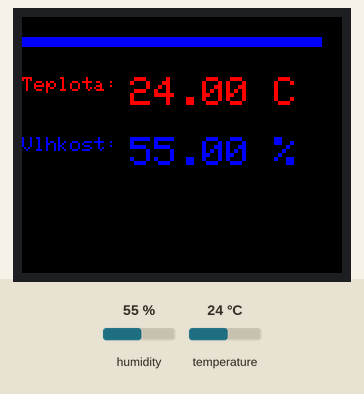
A program run on a simulated ESP8266 (NodeMCU). Shown: 160×128 colour display. The inputs (shaded band) are chosen by the test bench; at power-on: humidity 55 %, temperature 24 °C. What the program prints to the serial monitor is not drawn.

Above: at 5.6 s.
5.7 s: humidity set to 22 %
At 10.7 s:
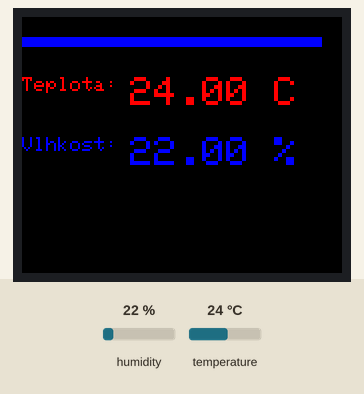
13.1 s: temperature set to 12 °C
At 15.7 s:
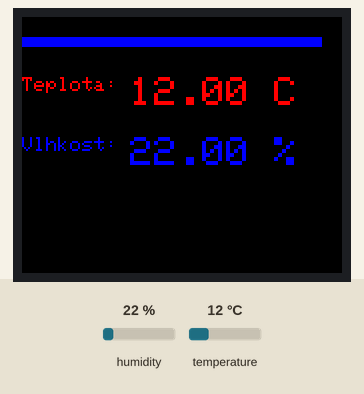
20.5 s: humidity set to 40 %
At 25.8 s:
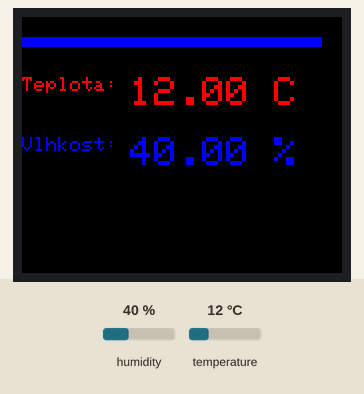
27.9 s: temperature set to 19 °C
At 30.8 s:
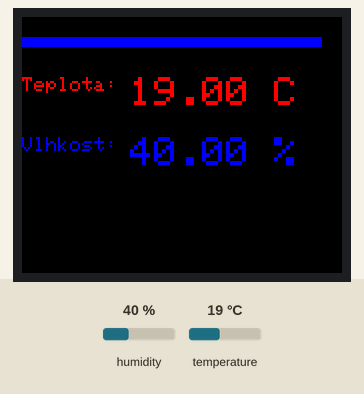
Timing chart, 0 to 32.3 s (numbered marks = the images above; inputs shaded):
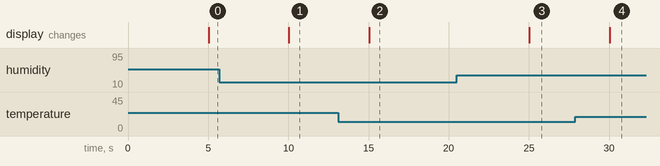

The program:

main.cpp
```cpp
#include <Arduino.h>
#include <Adafruit_GFX.h>    // Core graphics library
#include <Adafruit_ST7735.h> // Hardware-specific library for ST7735
#include <Adafruit_ST7789.h> // Hardware-specific library for ST7789
#include <SPI.h>
#include <DHT.h>


// For the breakout, you can use any 2 or 3 pins
// These pins will also work for the 1.8" TFT shield
#define TFT_CS     D1
#define TFT_RST    D0 // you can also connect this to the Arduino reset
                       // in which case, set this #define pin to -1!
#define TFT_DC     D2
#define DHTPIN     D4
#define DTHUPDATE  5000         // miliseconds for read DHT sensor
// Option 1 (recommended): must use the hardware SPI pins
// (for UNO thats sclk = 13 and sid = 11) and pin 10 must be
// an output. This is much faster - also required if you want
// to use the microSD card (see the image drawing example)

class ProgressBar {
      Adafruit_ST7735* _ptr_lcd;
      uint16_t _x;
      uint16_t _y;
      uint16_t _steps;
      uint16_t _current_step;
      uint16_t _h;
      uint16_t _w;
      uint16_t _color;
      bool _horizontal;
    public:
      void setColor(uint16_t color);
      void setSteps(uint16_t steps); //default 100
      uint16_t getStep();
      void drawStep();
      void reset();
      ProgressBar(Adafruit_ST7735 *ptr_lcd, uint16_t x = 0, uint16_t y = 0, uint16_t steps = 100, uint16_t h = 5 , uint16_t w = 100, uint16_t = 0, bool horizontal = true);
};

ProgressBar::ProgressBar(Adafruit_ST7735 *ptr_lcd, uint16_t x, uint16_t y, uint16_t steps, uint16_t h, uint16_t w, uint16_t color, bool horizontal)
  : _ptr_lcd{ptr_lcd}, _x{x}, _y{y}, _steps{steps}, _h{h}, _w{w}, _color{color}, _horizontal{horizontal}
   {
  //_x = x; _y = y; _steps = steps; _h = h; _w = w; _color = color; _horizontal = horizontal;
  _current_step = 0;
  //_ptr_lcd = ptr_lcd;
}

void ProgressBar::setColor(uint16_t color) {
  _color = color;
}

void ProgressBar::setSteps(uint16_t steps) {
  _steps = steps;
}

uint16_t ProgressBar::getStep() {
  return _current_step;
}

void ProgressBar::drawStep() {
  //tft.println(_w);
  //tft.println(_h);
  //tft.println(_steps);
  _ptr_lcd->fillRect(_x, _y, _w, _h, ST7735_BLUE);
}

Adafruit_ST7735 tft = Adafruit_ST7735(TFT_CS,  TFT_DC, TFT_RST);
bool invert = false;

DHT dht;
unsigned long tdelay = millis();

ProgressBar bar1(&tft,0,10,100,5,150);

void printSensor() {
  if(tdelay + DTHUPDATE < millis()) {
    // Serial.println(tdelay);
    // Serial.println(millis());
    tdelay = millis();
    // tft.invertDisplay(invert);
    // invert = !invert;
    float h = dht.getHumidity();
    float t = dht.getTemperature();
    // Serial.print("Teplota: ");
    // Serial.println(t);
    // Serial.print("Vlhkost: ");
    // Serial.println(h);
    tft.fillScreen(ST77XX_BLACK);
    tft.setCursor(0, 30);
    tft.setTextColor(ST77XX_RED);
    tft.setTextSize(1);
    tft.print("Teplota: ");
    tft.setTextSize(2);
    tft.print(t);
    tft.println(" C");
    tft.setCursor(0, 60);
    tft.setTextColor(ST77XX_BLUE);
    tft.setTextSize(1);
    tft.print("Vlhkost: ");
    tft.setTextSize(2);
    tft.print(h);
    tft.println(" %");
    //tft.drawRect(0, 0, 50, 10, ST7735_BLUE);
    bar1.drawStep();
  }
}


void setup(void) {
  Serial.begin(115200);
  Serial.print("Hello! Adafruit ST77XX test");

  // Use this initializer if you're using a 1.8" TFT
  tft.initR(INITR_BLACKTAB);   // initialize a ST7735S chip, black tab
  dht.setup(DHTPIN);

  // Use this initializer (uncomment) if you're using a 1.44" TFT
  //tft.initR(INITR_144GREENTAB);   // initialize a ST7735S chip, black tab

  // Use this initializer (uncomment) if you're using a 0.96" 180x60 TFT
  //tft.initR(INITR_MINI160x80);   // initialize a ST7735S chip, mini display

  // Use this initializer (uncomment) if you're using a 1.54" 240x240 TFT
  //tft.init(240, 240);   // initialize a ST7789 chip, 240x240 pixels

  Serial.println("init");
  tft.setTextWrap(false); // Allow text to run off right edge
  tft.fillScreen(ST77XX_BLACK);
  tft.setRotation(1);
  //testText();
}

void loop(void) {
  printSensor();
}
```

Measured:
- after the input at 5.7 s, the display: changes after 4.3 s (image 1)
- after the input at 13.1 s, the display: changes after 1.9 s (image 2)
- after the input at 20.5 s, the display: changes after 4.5 s (image 3)
- after the input at 27.9 s, the display: changes after 2.1 s (image 4)
